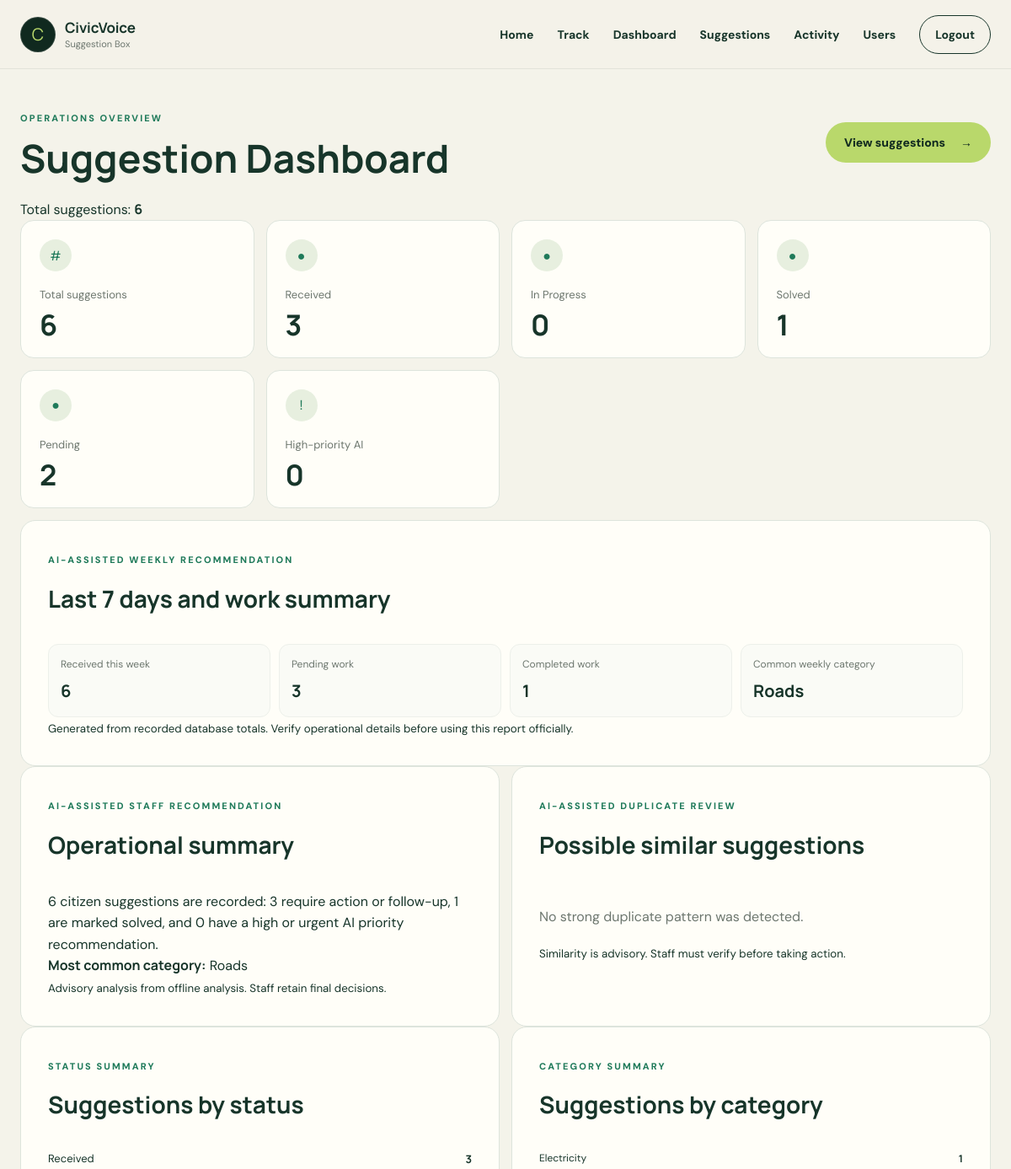
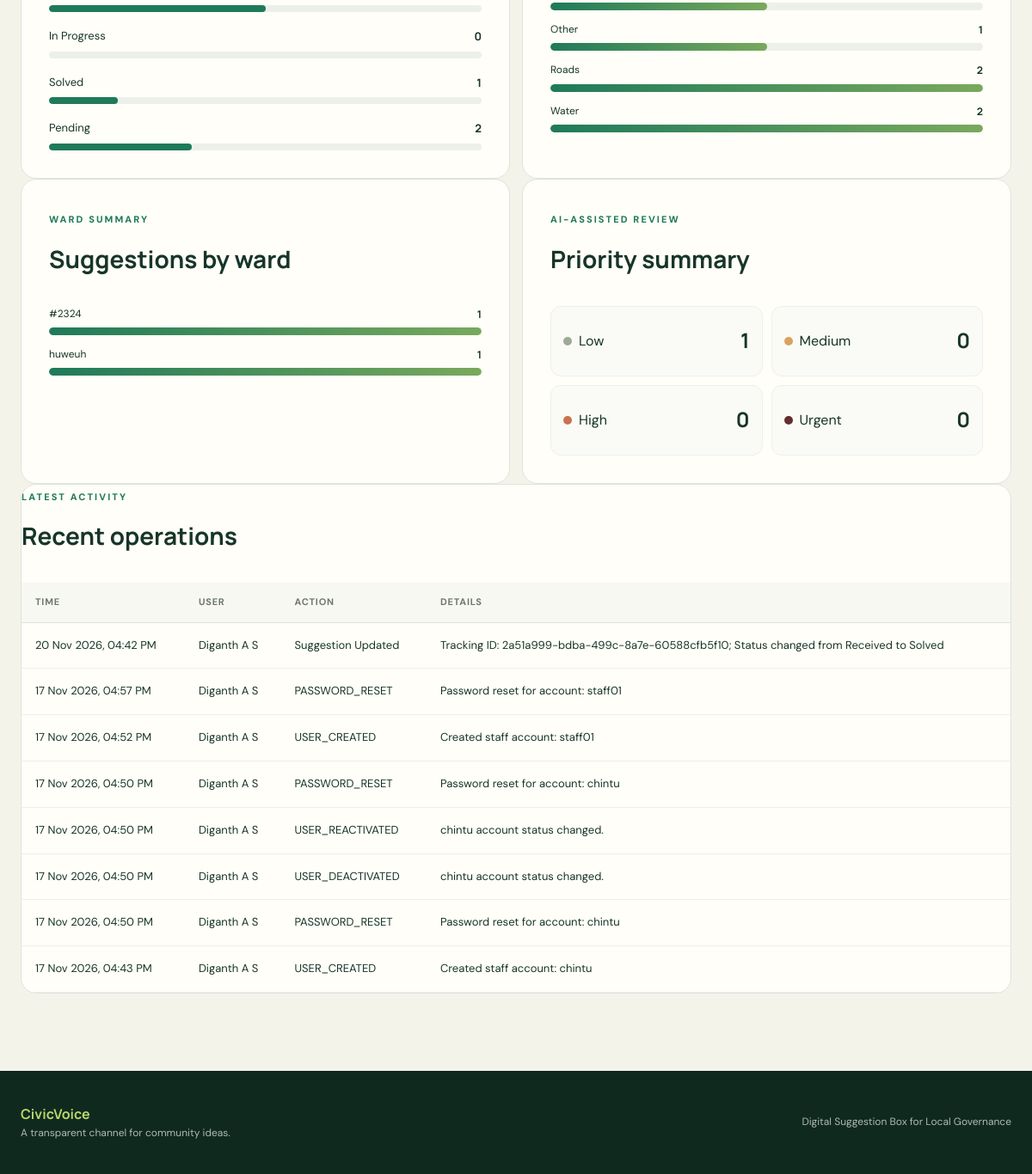
The page /dashboard (signed in) on the database its author committed (2 pictures, top to bottom).
### app/models.py (models this page shows)
class Suggestion(db.Model):
    id = db.Column(db.Integer, primary_key=True)
    tracking_id = db.Column(
        db.String(8),
        unique=True,
        nullable=False,
        default=lambda: f"{secrets.randbelow(100_000_000):08d}"
    )
    name = db.Column(db.String(100), nullable=False)
    title = db.Column(db.String(150), nullable=True)
    category = db.Column(db.String(100), nullable=False)
    description = db.Column(db.Text, nullable=False)
    status = db.Column(
        db.String(30),
        default="Received",
        nullable=False
    )
    ward = db.Column(db.String(100), nullable=True)
    officer_remark = db.Column(db.Text, nullable=True)
    photo_filename = db.Column(db.String(255), nullable=True)
    ai_priority = db.Column(db.String(20), nullable=True)
    ai_priority_reason = db.Column(db.Text, nullable=True)
    ai_priority_provider = db.Column(db.String(30), nullable=True)
    created_at = db.Column(
        db.DateTime,
        default=datetime.utcnow
    )

class ActivityLog(db.Model):
    id = db.Column(db.Integer, primary_key=True)
    user_id = db.Column(
        db.Integer,
        db.ForeignKey("user.id", ondelete="SET NULL"),
        nullable=True
    )
    action = db.Column(db.String(100), nullable=False)
    details = db.Column(db.Text, nullable=True)
    created_at = db.Column(
        db.DateTime,
        default=datetime.utcnow
    )

class User(UserMixin, db.Model):
    id = db.Column(db.Integer, primary_key=True)
    username = db.Column(
        db.String(80),
        unique=True,
        nullable=False
    )
    password_hash = db.Column(db.String(255), nullable=False)
    role = db.Column(db.String(20), nullable=False)
    is_active = db.Column(
        db.Boolean,
        default=True,
        nullable=False
    )
    must_change_password = db.Column(
        db.Boolean,
        default=True,
        nullable=False
    )
    failed_login_attempts = db.Column(
        db.Integer,
        default=0,
        nullable=False
    )
    locked_until = db.Column(db.DateTime, nullable=True)
    created_at = db.Column(
        db.DateTime,
        default=datetime.utcnow
    )

### app/routes.py (the view)
    @app.route("/dashboard")
    @staff_required
    def dashboard():
        status_counts = dict(
            db.session.query(Suggestion.status, db.func.count(Suggestion.id))
            .group_by(Suggestion.status)
            .all()
        )
        statuses = ["Received", "In Progress", "Solved"]
        statuses.extend(
            status for status in status_counts if status not in statuses
        )
        status_counts = {
            status: status_counts.get(status, 0)
            for status in statuses
        }
        category_counts = (
            db.session.query(
                Suggestion.category,
                db.func.count(Suggestion.id)
            )
            .group_by(Suggestion.category)
            .order_by(Suggestion.category)
            .all()
        )
        ward_counts = (
            db.session.query(
                Suggestion.ward,
                db.func.count(Suggestion.id)
            )
            .filter(Suggestion.ward.isnot(None))
            .filter(Suggestion.ward != "")
            .group_by(Suggestion.ward)
            .order_by(Suggestion.ward)
            .all()
        )
        priority_counts = dict(
            db.session.query(Suggestion.ai_priority, db.func.count(Suggestion.id))
            .filter(Suggestion.ai_priority.isnot(None))
            .group_by(Suggestion.ai_priority)
            .all()
        )
        high_priority_count = Suggestion.query.filter(
            Suggestion.ai_priority.in_(["High", "Urgent"])
        ).count()
        recent_activity = (
            db.session.query(ActivityLog, User.username)
            .outerjoin(User, ActivityLog.user_id == User.id)
            .order_by(ActivityLog.created_at.desc(), ActivityLog.id.desc())
            .limit(8)
            .all()
        )
        all_suggestions = Suggestion.query.all()
        week_start = datetime.utcnow() - timedelta(days=7)
        weekly_suggestions = Suggestion.query.filter(
            Suggestion.created_at >= week_start
        ).all()
        weekly_category_counts = dict(
            db.session.query(
                Suggestion.category,
                db.func.count(Suggestion.id),
            )
            .filter(Suggestion.created_at >= week_start)
            .group_by(Suggestion.category)
            .all()
        )
        weekly_report = {
            "received": len(weekly_suggestions),
            "pending": sum(
                1 for suggestion in all_suggestions
                if suggestion.status in ["Received", "In Progress"]
            ),
            "completed": sum(
                1 for suggestion in all_suggestions
                if suggestion.status == "Solved"
            ),
            "common_category": (
                max(weekly_category_counts, key=weekly_category_counts.get)
                if weekly_category_counts else "No submissions"
            ),
        }
        staff_summary = generate_staff_summary(
            all_suggestions,
            status_counts=status_counts,
            category_counts=dict(category_counts),
        )
        similar_suggestions = find_similar_suggestions(all_suggestions)
        return render_template(
            "dashboard.html",
            total_suggestions=sum(status_counts.values()),
            status_counts=status_counts,
            category_counts=category_counts,
            ward_counts=ward_counts,
            category_max=max([count for _, count in category_counts] or [0]),
            ward_max=max([count for _, count in ward_counts] or [0]),
            priority_counts={
                priority: priority_counts.get(priority, 0)
                for priority in ["Low", "Medium", "High", "Urgent"]
            },
            high_priority_count=high_priority_count,
            recent_activity=recent_activity,
            staff_summary=staff_summary,
            similar_suggestions=similar_suggestions,
            weekly_report=weekly_report,
        )

### app/__init__.py (called while the page is built)
@login_manager.user_loader
def load_user(user_id):
    from app.models import User
    try:
        user_id = int(user_id)
    except (TypeError, ValueError):
        return None
    user = db.session.get(User, user_id)
    if user is None or not user.is_active:
        return None
    return user

### app/ai_service.py (called while the page is built, shortened)
def find_similar_suggestions(suggestions, limit=5):
    matches = []
    for index, suggestion in enumerate(suggestions):
        for other in suggestions[index + 1:]:
            if suggestion.category == other.category:
                similarity = SequenceMatcher(
                    None,
                    suggestion.description.lower(),
                    other.description.lower(),
                ).ratio()
            else:
                similarity = 0
            if len(matches) >= limit:
                return matches
    return matches

### app/routes.py (called while the page is built)
def staff_required(view_function):
    @wraps(view_function)
    @login_required
    def wrapped_view(*args, **kwargs):
        if current_user.role not in ["admin", "staff"]:
            abort(403)
        return view_function(*args, **kwargs)
    return wrapped_view

### app/templates/dashboard.html (shortened to what this page needs)
{% extends "base.html" %}
{% block content %}
<div class="dashboard-header">
    <div>
        <span class="eyebrow">Operations overview</span>
        <h1>Suggestion Dashboard</h1>
    </div>
    <a class="btn btn-primary" href="{{ url_for('manage_suggestions') }}">View suggestions <span>→</span></a>
</div>
<p>Total suggestions: <strong>{{ total_suggestions }}</strong></p>
<section class="stat-grid" aria-label="Suggestion totals">
    <article class="stat-card">
        <span class="stat-icon">#</span>
        <p>Total suggestions</p>
        <strong>{{ total_suggestions }}</strong>
    </article>
    {% for status, count in status_counts.items() %}
    <article class="stat-card">
        <span class="stat-icon">●</span>
        <p>{{ status }}</p>
        <strong>{{ count }}</strong>
    </article>
    {% endfor %}
    <article class="stat-card high-priority-card">
        <span class="stat-icon">!</span>
        <p>High-priority AI</p>
        <strong>{{ high_priority_count }}</strong>
    </article>
</section>
<section class="form-container analytics-card ai-recommendation-card weekly-report-card">
    <div class="panel-heading">
        <div>
            <span class="eyebrow">AI-assisted weekly recommendation</span>
            <h2>Last 7 days and work summary</h2>
        </div>
    </div>
    <div class="weekly-report-grid">
        <div><span>Received this week</span><strong>{{ weekly_report.received }}</strong></div>
        <div><span>Pending work</span><strong>{{ weekly_report.pending }}</strong></div>
        <div><span>Completed work</span><strong>{{ weekly_report.completed }}</strong></div>
        <div><span>Common weekly category</span><strong>{{ weekly_report.common_category }}</strong></div>
    </div>
    <small>Generated from recorded database totals. Verify operational details before using this report officially.</small>
</section>
<section class="dashboard-grid">
    <article class="form-container analytics-card ai-recommendation-card">
        <div class="panel-heading">
            <div>
                <span class="eyebrow">AI-assisted staff recommendation</span>
                <h2>Operational summary</h2>
            </div>
        </div>
        <p>{{ staff_summary.summary }}</p>
        <p><strong>Most common category:</strong> {{ staff_summary.common_category }}</p>
        <small>Advisory analysis from {{ staff_summary.provider }}. Staff retain final decisions.</small>
    </article>
    <article class="form-container analytics-card ai-recommendation-card">
        <div class="panel-heading">
            <div>
                <span class="eyebrow">AI-assisted duplicate review</span>
                <h2>Possible similar suggestions</h2>
            </div>
        </div>
        {% if similar_suggestions %}
            <ul class="similar-suggestion-list">
                {% for match in similar_suggestions %}
                    <li>
                        <strong>{{ match.tracking_id }}</strong>
                        and
                        <strong>{{ match.similar_tracking_id }}</strong>
                        <span>{{ match.similarity }}% similar</span>
                    </li>
                {% endfor %}
            </ul>
        {% else %}
            <p class="empty-state">No strong duplicate pattern was detected.</p>
        {% endif %}
        <small>Similarity is advisory. Staff must verify before taking action.</small>
    </article>
</section>
<section class="dashboard-grid">
    <article class="form-container analytics-card">
        <div class="panel-heading">
            <div>
                <span class="eyebrow">Status summary</span>
                <h2>Suggestions by status</h2>
            </div>
        </div>
        <div class="status-bars">
            {% for status, count in status_counts.items() %}
                {% set percentage = (count * 100 // total_suggestions) if total_suggestions else 0 %}
                <div class="status-bar-row">
                    <div><span>{{ status }}</span><strong>{{ count }}</strong></div>
                    <div class="progress-track"><span style="width: {{ percentage }}%"></span></div>
                </div>
            {% endfor %}
        </div>
    </article>
    <article class="form-container analytics-card">
        <div class="panel-heading">
            <div>
                <span class="eyebrow">Category summary</span>
                <h2>Suggestions by category</h2>
            </div>
        </div>
        {% if category_counts %}
            <div class="bar-chart" role="img" aria-label="Suggestions by category">
                {% for category, count in category_counts %}
                    {% set bar_width = (count * 100 // category_max) if category_max else 0 %}
                    <div class="chart-bar-row">
                        <div><span>{{ category }}</span><strong>{{ count }}</strong></div>
                        <div class="chart-bar-track"><span style="width: {{ bar_width }}%"></span></div>
                    </div>
                {% endfor %}
            </div>
        {% else %}
            <p class="empty-state">No suggestions have been submitted yet.</p>
        {% endif %}
    </article>
</section>
<section class="dashboard-grid">
    <article class="form-container analytics-card">
        <div class="panel-heading">
            <div>
                <span class="eyebrow">Ward summary</span>
                <h2>Suggestions by ward</h2>
            </div>
        </div>
        {% if ward_counts %}
            <div class="bar-chart" role="img" aria-label="Suggestions by ward">
                {% for ward, count in ward_counts %}
                    {% set bar_width = (count * 100 // ward_max) if ward_max else 0 %}
                    <div class="chart-bar-row">
                        <div><span>{{ ward }}</span><strong>{{ count }}</strong></div>
                        <div class="chart-bar-track"><span style="width: {{ bar_width }}%"></span></div>
                    </div>
                {% endfor %}
            </div>
        {% else %}
            <p class="empty-state">No ward information has been submitted.</p>
        {% endif %}
    </article>
    <article class="form-container analytics-card">
        <div class="panel-heading">
            <div>
                <span class="eyebrow">AI-assisted review</span>
                <h2>Priority summary</h2>
            </div>
        </div>
        <div class="priority-chart" role="img" aria-label="AI priority distribution">
            {% for priority, count in priority_counts.items() %}
                <div class="priority-chart-item">
                    <span class="priority-dot priority-dot-{{ priority|lower }}"></span>
                    <span>{{ priority }}</span>
                    <strong>{{ count }}</strong>
                </div>
            {% endfor %}
        </div>
    </article>
</section>
<section class="form-container table-panel recent-activity">
    <div class="panel-heading">
        <div>
            <span class="eyebrow">Latest activity</span>
            <h2>Recent operations</h2>
        </div>
    </div>
    {% if recent_activity %}
        <div class="table-scroll">
            <table class="modern-table">
                <thead>
                    <tr><th>Time</th><th>User</th><th>Action</th><th>Details</th></tr>
                </thead>
                <tbody>
                    {% for log, username in recent_activity %}
                        <tr>
                            <td>{{ log.created_at.strftime("%d %b %Y, %I:%M %p") }}</td>
                            <td>{{ username or "Deleted user" }}</td>
                            <td>{{ log.action }}</td>
                            <td>{{ log.details or "No details provided." }}</td>
                        </tr>
                    {% endfor %}
                </tbody>
            </table>
        </div>
    {% else %}
        <p class="empty-state">No operational activity has been recorded.</p>
    {% endif %}
</section>
{% endblock %}

### rows shown on the page
Suggestion: status "Received", id "3", {{ percentage }} 50 (drawn)
Suggestion: status "Solved", count "1", {{ percentage }} 16 (drawn)
Suggestion: status "Pending", id "2", {{ percentage }} 33 (drawn), category "Roads", {{ bar_width }} 100 (drawn)
Suggestion: category "Electricity", count "1", {{ bar_width }} 50 (drawn)
Suggestion: category "Other", count "1", {{ bar_width }} 50 (drawn)
ActivityLog: created_at "20 Nov 2026, 04:42 PM", username "Diganth A S", action "Suggestion Updated", details "Tracking ID: 2a51a999-bdba-499c-8a7e-60588cfb5f10; Status changed from Received to Solved"
ActivityLog: created_at "17 Nov 2026, 04:57 PM", username "Diganth A S", action "PASSWORD_RESET", details "Password reset for account: staff01"
ActivityLog: created_at "17 Nov 2026, 04:52 PM", username "Diganth A S", action "USER_CREATED", details "Created staff account: staff01"
ActivityLog: created_at "17 Nov 2026, 04:50 PM", username "Diganth A S", action "PASSWORD_RESET", details "Password reset for account: chintu"
ActivityLog: created_at "17 Nov 2026, 04:50 PM", username "Diganth A S", action "USER_REACTIVATED", details "chintu account status changed."
ActivityLog: created_at "17 Nov 2026, 04:50 PM", username "Diganth A S", action "USER_DEACTIVATED", details "chintu account status changed."
ActivityLog: created_at "17 Nov 2026, 04:50 PM", username "Diganth A S", action "PASSWORD_RESET", details "Password reset for account: chintu"
ActivityLog: created_at "17 Nov 2026, 04:43 PM", username "Diganth A S", action "USER_CREATED", details "Created staff account: chintu"

### other values the page prints
{{ total_suggestions }} "6"
{{ status }} "In Progress"
{{ count }} "0"
{{ high_priority_count }} "0"
{{ weekly_report.received }} "6"
{{ weekly_report.pending }} "3"
{{ weekly_report.completed }} "1"
{{ weekly_report.common_category }} "Roads"
{{ staff_summary.summary }} "6 citizen suggestions are recorded: 3 require action or follow-up, 1 are marked solved, and 0 have a high or urgent AI priority recommendation."
{{ staff_summary.common_category }} "Roads"
{{ staff_summary.provider }} "offline analysis"
{{ category }} "Water"
{{ count }} "2"
{{ ward }} "#2324" "huweuh"
{{ count }} "1" "1"
